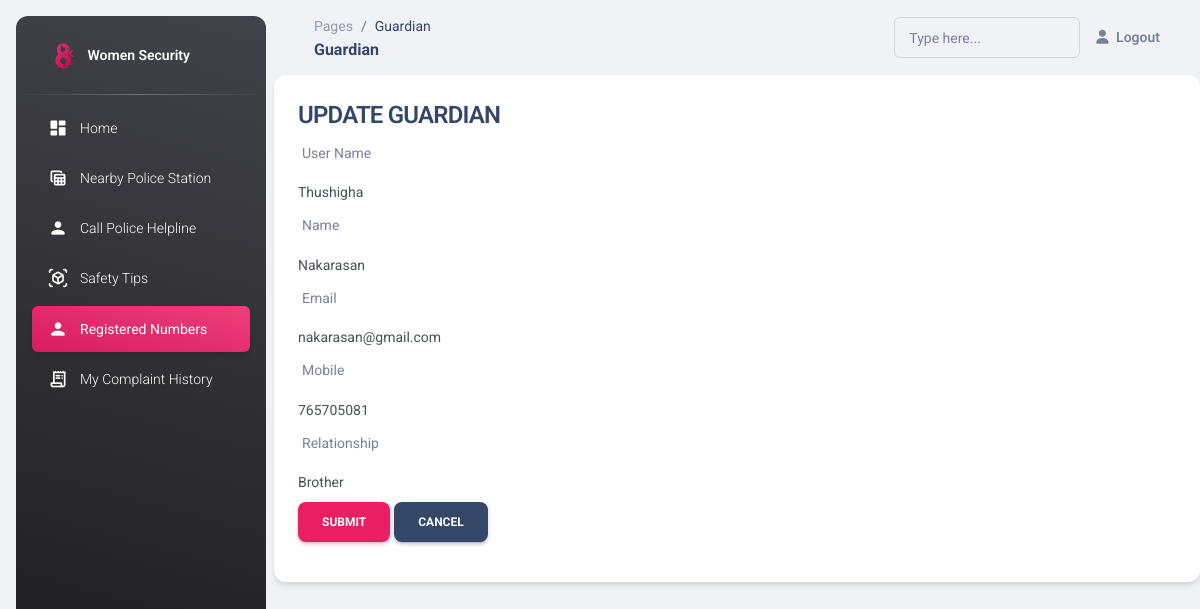
Screenshot of /System/WS/user/guardian_update.php?id=19 (signed in) with the database file from the repository.
### tables this page shows
CREATE TABLE `guardians` (
  `id` int(11) NOT NULL,
  `user_id` int(11) NOT NULL,
  `username` varchar(30) NOT NULL,
  `name` varchar(30) NOT NULL,
  `mobile` int(11) NOT NULL,
  `email` varchar(30) NOT NULL,
  `relationship` varchar(30) NOT NULL
);

### System/WS/user/guardian_update.php (the view, shortened to what this page needs)
<?php
include 'header.php';
require_once "dbcon.php";
$username = $name = $mobile = $email = $relationship = "";
$username_err = $name_err = $mobile_err = $email_err = $relationship_err = "";
if (isset($_POST["id"]) && !empty($_POST["id"])) {
    $id = $_POST["id"];
    $input_username = trim($_POST["username"]);
    if (empty($input_username)) {
        $username_err = "Please enter the username.";
    } else {
        $username = $input_username;
    }
    $input_name = trim($_POST["name"]);
    if (empty($input_name)) {
        $name_err = "Please enter the name.";
    } else {
        $name = $input_name;
    }
    $input_mobile = trim($_POST["mobile"]);
    if (empty($input_mobile)) {
        $mobile_err = "Please enter the mobile.";
    } elseif (!ctype_digit($input_mobile)) {
        $mobile_err = "Please enter a positive integer value.";
    } else {
        $mobile = $input_mobile;
    }
    $input_email = trim($_POST["email"]);
    if (empty($input_email)) {
        $email_err = "Please enter the email.";
    } else {
        $email = $input_email;
    }
    $input_relationship = trim($_POST["relationship"]);
    if (empty($input_relationship)) {
        $relationship_err = "Please enter the relationship.";
    } else {
        $relationship = $input_relationship;
    }
    if (empty($username_err) && empty($name_err) && empty($mobile_err) && empty($email_err) && empty($relationship_err)) {
        $sql = "UPDATE guardians SET username=:username, name=:name, mobile=:mobile, email=:email, relationship=:relationship WHERE id=:id";
        if ($stmt = $pdo->prepare($sql)) {
            $stmt->bindParam(":username", $param_username);
            $stmt->bindParam(":name", $param_name);
            $stmt->bindParam(":mobile", $param_mobile);
            $stmt->bindParam(":email", $param_email);
            $stmt->bindParam(":relationship", $param_relationship);
            $stmt->bindParam(":id", $param_id);
            $param_username = $username;
            $param_name = $name;
            $param_mobile = $mobile;
            $param_email = $email;
            $param_relationship = $relationship;
            $param_id = $id;
            if ($stmt->execute()) {
                header("location: guardian.php");
                exit();
            } else {
                echo "Oops! Something went wrong. Please try again later.";
            }
        }
        unset($stmt);
    }
    unset($pdo);
} else {
    if (isset($_GET["id"]) && !empty(trim($_GET["id"]))) {
        $sql = "SELECT * FROM guardians WHERE id = :id";
        if ($stmt = $pdo->prepare($sql)) {
            $stmt->bindParam(":id", $param_id);
            if ($stmt->execute()) {
                if ($stmt->rowCount() == 1) {
                    $row = $stmt->fetch(PDO::FETCH_ASSOC);
                    $username = $row["username"];
                    $name = $row["name"];
                    $mobile = $row["mobile"];
                    $email = $row["email"];
                    $relationship = $row["relationship"];
                } else {
                    header("location: error.php");
                    exit();
                }
            } else {
                echo "Oops! Something went wrong. Please try again later.";
            }
        }
    } else {
        header("location: error.php");
        exit();
    }
}
?>
<?php include 'sidenav.php'; ?>
<main class="main-content position-relative max-height-vh-100 h-100 border-radius-lg ">
    <nav class="navbar navbar-main navbar-expand-lg px-0 mx-4 shadow-none border-radius-xl" id="navbarBlur" data-scroll="true">
        <div class="container-fluid py-1 px-3">
            <nav aria-label="breadcrumb">
                <ol class="breadcrumb bg-transparent mb-0 pb-0 pt-1 px-0 me-sm-6 me-5">
                    <li class="breadcrumb-item text-sm"><a class="opacity-5 text-dark" href="javascript:;">Pages</a></li>
                    <li class="breadcrumb-item text-sm text-dark active" aria-current="page">Guardian</li>
                </ol>
                <h6 class="font-weight-bolder mb-0">Guardian</h6>
            </nav>
            <div class="collapse navbar-collapse mt-sm-0 mt-2 me-md-0 me-sm-4" id="navbar">
                <div class="ms-md-auto pe-md-3 d-flex align-items-center">
                    <div class="input-group input-group-outline">
                        <label class="form-label">Type here...</label>
                        <input type="text" class="form-control">
                    </div>
                </div>
                <ul class="navbar-nav  justify-content-end">
            <?php if(isset($_SESSION['user_id'])): ?>
            <li class="nav-item d-flex align-items-center">
              <a href="logout.php" class="nav-link text-body font-weight-bold px-0">
                <i class="fa fa-user me-sm-1"></i>
                <span class="d-sm-inline d-none">Logout</span>
              </a>
            </li>
            <?php endif; ?>
          </ul>
            </div>
        </div>
    </nav>
    <div class="col-md-12 grid-margin stretch-card">
        <div class="card">
            <div class="card-body">
                <h4 class="card-title">UPDATE GUARDIAN</h4>
                <form action="<?php echo htmlspecialchars(basename($_SERVER['REQUEST_URI'])); ?>" method="post">
                    <div class="form-group">
                        <label>User Name</label>
                        <input type="text" name="username" class="form-control  <?php echo (!empty($username_err)) ? 'is-invalid' : ''; ?>" value="<?php echo $username; ?>" placeholder="User Name">
                    </div>
                    <div class="form-group">
                        <label>Name</label>
                        <input type="text" name="name" class="form-control  <?php echo (!empty($name_err)) ? 'is-invalid' : ''; ?>" value="<?php echo $name; ?>" placeholder="Name">
                    </div>
                    <div class="form-group">
                        <label>Email</label>
                        <input type="text" name="email" class="form-control  <?php echo (!empty($email_err)) ? 'is-invalid' : ''; ?>" value="<?php echo $email; ?>" placeholder="Email">
                    </div>
                    <div class="form-group">
                        <label>Mobile</label>
                        <input type="text" name="mobile" class="form-control  <?php echo (!empty($mobile_err)) ? 'is-invalid' : ''; ?>" value="<?php echo $mobile; ?>" placeholder="Mobile">
                    </div>
                    <div class="form-group">
                        <label>Relationship</label>
                        <input type="text" name="relationship" class="form-control  <?php echo (!empty($relationship_err)) ? 'is-invalid' : ''; ?>" value="<?php echo $relationship; ?>" placeholder="Relationship">
                    </div>
                    <input type="submit" class="btn btn-primary" value="Submit">
                    <a href="guardian.php" class="btn btn-dark">Cancel</a>
                </form>
            </div>
        </div>
    </div>
    <?php include 'footer.php'; ?>

### rows the page displays
guardians: username "Thushigha", name "Nakarasan", email "nakarasan@gmail.com", mobile "765705081", relationship "Brother"
